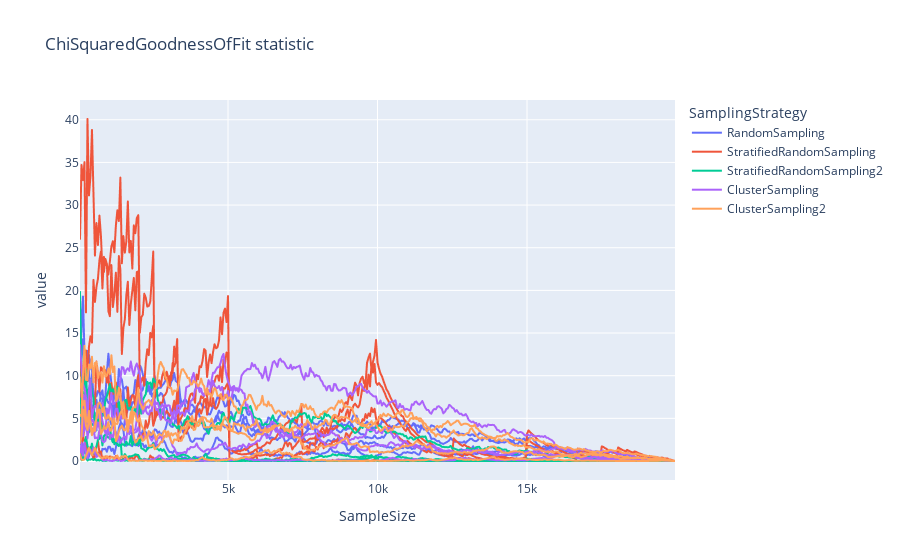
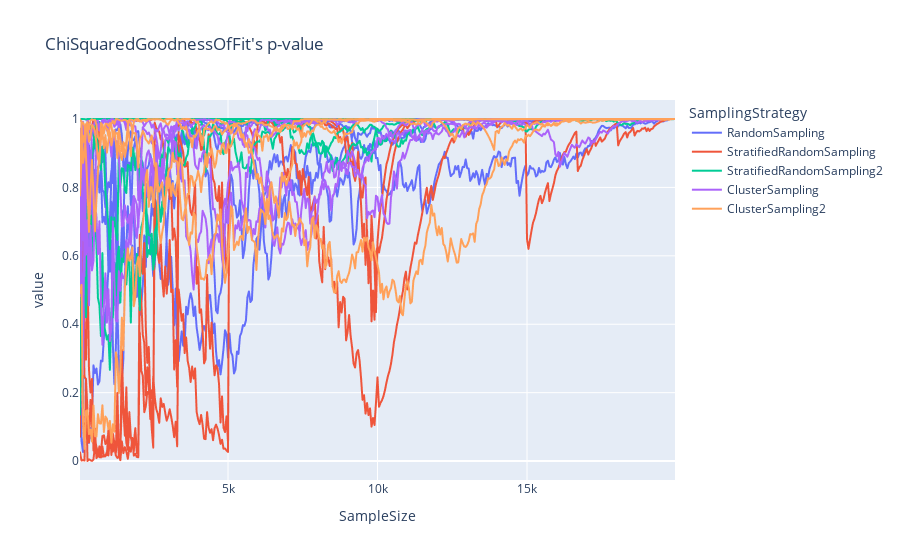
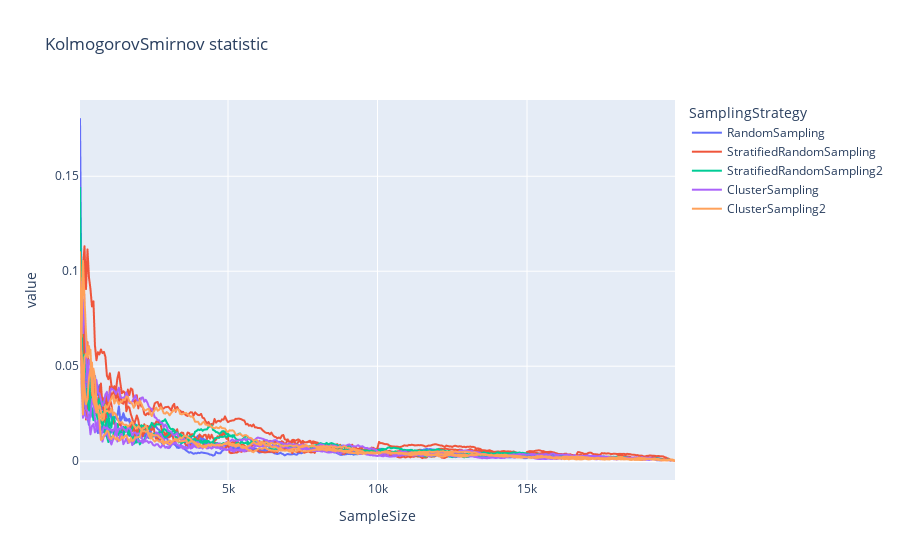
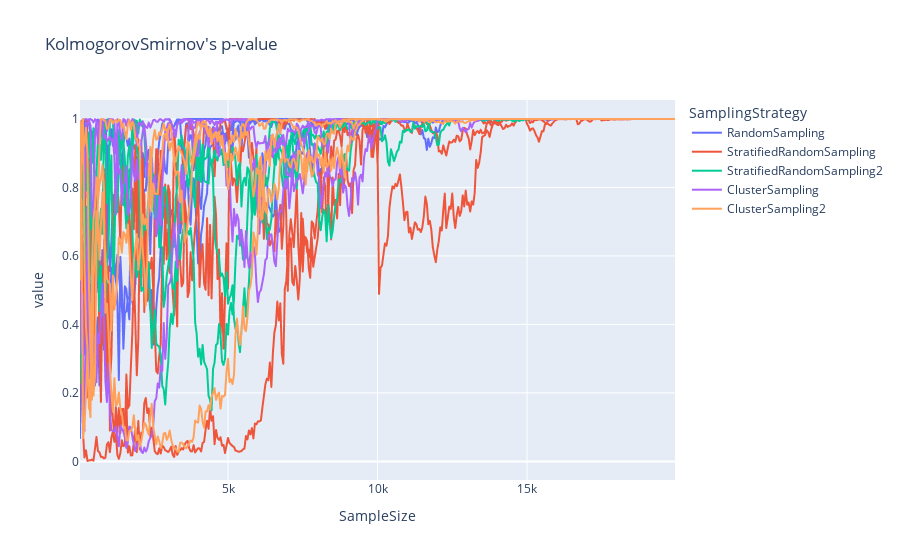

Notebook source saved alongside these figures, in order:
### Code cell
evaluation.plot()

### Figure 1 — Plotly figure (JSON) as saved in the notebook; plotly's stock layout.template omitted (floating-point values rounded to 4 significant figures; data arrays with more than 128 entries replaced by an {"elided": "..."} marker saying what was removed)
{"data": [{"hovertemplate": "SamplingStrategy=RandomSampling<br>variable=category<br>SampleSize=%{x}<br>value=%{y}<extra></extra>", "legendgroup": "RandomSampling", "line": {"color": "#636efa", "dash": "solid"}, "marker": {"symbol": "circle"}, "mode": "lines", "name": "RandomSampling", "showlegend": true, "type": "scattergl", "x": {"elided": "399 int values"}, "xaxis": "x", "y": {"elided": "399 float values"}, "yaxis": "y"}, {"hovertemplate": "SamplingStrategy=RandomSampling<br>variable=month<br>SampleSize=%{x}<br>value=%{y}<extra></extra>", "legendgroup": "RandomSampling", "line": {"color": "#636efa", "dash": "solid"}, "marker": {"symbol": "circle"}, "mode": "lines", "name": "RandomSampling", "showlegend": false, "type": "scattergl", "x": {"elided": "399 int values"}, "xaxis": "x", "y": {"elided": "399 float values"}, "yaxis": "y"}, {"hovertemplate": "SamplingStrategy=RandomSampling<br>variable=weekday<br>SampleSize=%{x}<br>value=%{y}<extra></extra>", "legendgroup": "RandomSampling", "line": {"color": "#636efa", "dash": "solid"}, "marker": {"symbol": "circle"}, "mode": "lines", "name": "RandomSampling", "showlegend": false, "type": "scattergl", "x": {"elided": "399 int values"}, "xaxis": "x", "y": {"elided": "399 float values"}, "yaxis": "y"}, {"hovertemplate": "SamplingStrategy=RandomSampling<br>variable=season<br>SampleSize=%{x}<br>value=%{y}<extra></extra>", "legendgroup": "RandomSampling", "line": {"color": "#636efa", "dash": "solid"}, "marker": {"symbol": "circle"}, "mode": "lines", "name": "RandomSampling", "showlegend": false, "type": "scattergl", "x": {"elided": "399 int values"}, "xaxis": "x", "y": {"elided": "399 float values"}, "yaxis": "y"}, {"hovertemplate": "SamplingStrategy=StratifiedRandomSampling<br>variable=category<br>SampleSize=%{x}<br>value=%{y}<extra></extra>", "legendgroup": "StratifiedRandomSampling", "line": {"color": "#EF553B", "dash": "solid"}, "marker": {"symbol": "circle"}, "mode": "lines", "name": "StratifiedRandomSampling", "showlegend": true, "type": "scattergl", "x": {"elided": "399 int values"}, "xaxis": "x", "y": {"elided": "399 float values"}, "yaxis": "y"}, {"hovertemplate": "SamplingStrategy=StratifiedRandomSampling<br>variable=month<br>SampleSize=%{x}<br>value=%{y}<extra></extra>", "legendgroup": "StratifiedRandomSampling", "line": {"color": "#EF553B", "dash": "solid"}, "marker": {"symbol": "circle"}, "mode": "lines", "name": "StratifiedRandomSampling", "showlegend": false, "type": "scattergl", "x": {"elided": "399 int values"}, "xaxis": "x", "y": {"elided": "399 float values"}, "yaxis": "y"}, {"hovertemplate": "SamplingStrategy=StratifiedRandomSampling<br>variable=weekday<br>SampleSize=%{x}<br>value=%{y}<extra></extra>", "legendgroup": "StratifiedRandomSampling", "line": {"color": "#EF553B", "dash": "solid"}, "marker": {"symbol": "circle"}, "mode": "lines", "name": "StratifiedRandomSampling", "showlegend": false, "type": "scattergl", "x": {"elided": "399 int values"}, "xaxis": "x", "y": {"elided": "399 float values"}, "yaxis": "y"}, {"hovertemplate": "SamplingStrategy=StratifiedRandomSampling<br>variable=season<br>SampleSize=%{x}<br>value=%{y}<extra></extra>", "legendgroup": "StratifiedRandomSampling", "line": {"color": "#EF553B", "dash": "solid"}, "marker": {"symbol": "circle"}, "mode": "lines", "name": "StratifiedRandomSampling", "showlegend": false, "type": "scattergl", "x": {"elided": "399 int values"}, "xaxis": "x", "y": {"elided": "399 float values"}, "yaxis": "y"}, {"hovertemplate": "SamplingStrategy=StratifiedRandomSampling2<br>variable=category<br>SampleSize=%{x}<br>value=%{y}<extra></extra>", "legendgroup": "StratifiedRandomSampling2", "line": {"color": "#00cc96", "dash": "solid"}, "marker": {"symbol": "circle"}, "mode": "lines", "name": "StratifiedRandomSampling2", "showlegend": true, "type": "scattergl", "x": {"elided": "399 int values"}, "xaxis": "x", "y": {"elided": "399 float values"}, "yaxis": "y"}, {"hovertemplate": "SamplingStrategy=StratifiedRandomSampling2<br>variable=month<br>SampleSize=%{x}<br>value=%{y}<extra></extra>", "legendgroup": "StratifiedRandomSampling2", "line": {"color": "#00cc96", "dash": "solid"}, "marker": {"symbol": "circle"}, "mode": "lines", "name": "StratifiedRandomSampling2", "showlegend": false, "type": "scattergl", "x": {"elided": "399 int values"}, "xaxis": "x", "y": {"elided": "399 float values"}, "yaxis": "y"}, {"hovertemplate": "SamplingStrategy=StratifiedRandomSampling2<br>variable=weekday<br>SampleSize=%{x}<br>value=%{y}<extra></extra>", "legendgroup": "StratifiedRandomSampling2", "line": {"color": "#00cc96", "dash": "solid"}, "marker": {"symbol": "circle"}, "mode": "lines", "name": "StratifiedRandomSampling2", "showlegend": false, "type": "scattergl", "x": {"elided": "399 int values"}, "xaxis": "x", "y": {"elided": "399 float values"}, "yaxis": "y"}, {"hovertemplate": "SamplingStrategy=StratifiedRandomSampling2<br>variable=season<br>SampleSize=%{x}<br>value=%{y}<extra></extra>", "legendgroup": "StratifiedRandomSampling2", "line": {"color": "#00cc96", "dash": "solid"}, "marker": {"symbol": "circle"}, "mode": "lines", "name": "StratifiedRandomSampling2", "showlegend": false, "type": "scattergl", "x": {"elided": "399 int values"}, "xaxis": "x", "y": {"elided": "399 float values"}, "yaxis": "y"}, {"hovertemplate": "SamplingStrategy=ClusterSampling<br>variable=category<br>SampleSize=%{x}<br>value=%{y}<extra></extra>", "legendgroup": "ClusterSampling", "line": {"color": "#ab63fa", "dash": "solid"}, "marker": {"symbol": "circle"}, "mode": "lines", "name": "ClusterSampling", "showlegend": true, "type": "scattergl", "x": {"elided": "399 int values"}, "xaxis": "x", "y": {"elided": "399 float values"}, "yaxis": "y"}, {"hovertemplate": "SamplingStrategy=ClusterSampling<br>variable=month<br>SampleSize=%{x}<br>value=%{y}<extra></extra>", "legendgroup": "ClusterSampling", "line": {"color": "#ab63fa", "dash": "solid"}, "marker": {"symbol": "circle"}, "mode": "lines", "name": "ClusterSampling", "showlegend": false, "type": "scattergl", "x": {"elided": "399 int values"}, "xaxis": "x", "y": {"elided": "399 float values"}, "yaxis": "y"}, {"hovertemplate": "SamplingStrategy=ClusterSampling<br>variable=weekday<br>SampleSize=%{x}<br>value=%{y}<extra></extra>", "legendgroup": "ClusterSampling", "line": {"color": "#ab63fa", "dash": "solid"}, "marker": {"symbol": "circle"}, "mode": "lines", "name": "ClusterSampling", "showlegend": false, "type": "scattergl", "x": {"elided": "399 int values"}, "xaxis": "x", "y": {"elided": "399 float values"}, "yaxis": "y"}, {"hovertemplate": "SamplingStrategy=ClusterSampling<br>variable=season<br>SampleSize=%{x}<br>value=%{y}<extra></extra>", "legendgroup": "ClusterSampling", "line": {"color": "#ab63fa", "dash": "solid"}, "marker": {"symbol": "circle"}, "mode": "lines", "name": "ClusterSampling", "showlegend": false, "type": "scattergl", "x": {"elided": "399 int values"}, "xaxis": "x", "y": {"elided": "399 float values"}, "yaxis": "y"}, {"hovertemplate": "SamplingStrategy=ClusterSampling2<br>variable=category<br>SampleSize=%{x}<br>value=%{y}<extra></extra>", "legendgroup": "ClusterSampling2", "line": {"color": "#FFA15A", "dash": "solid"}, "marker": {"symbol": "circle"}, "mode": "lines", "name": "ClusterSampling2", "showlegend": true, "type": "scattergl", "x": {"elided": "399 int values"}, "xaxis": "x", "y": {"elided": "399 float values"}, "yaxis": "y"}, {"hovertemplate": "SamplingStrategy=ClusterSampling2<br>variable=month<br>SampleSize=%{x}<br>value=%{y}<extra></extra>", "legendgroup": "ClusterSampling2", "line": {"color": "#FFA15A", "dash": "solid"}, "marker": {"symbol": "circle"}, "mode": "lines", "name": "ClusterSampling2", "showlegend": false, "type": "scattergl", "x": {"elided": "399 int values"}, "xaxis": "x", "y": {"elided": "399 float values"}, "yaxis": "y"}, {"hovertemplate": "SamplingStrategy=ClusterSampling2<br>variable=weekday<br>SampleSize=%{x}<br>value=%{y}<extra></extra>", "legendgroup": "ClusterSampling2", "line": {"color": "#FFA15A", "dash": "solid"}, "marker": {"symbol": "circle"}, "mode": "lines", "name": "ClusterSampling2", "showlegend": false, "type": "scattergl", "x": {"elided": "399 int values"}, "xaxis": "x", "y": {"elided": "399 float values"}, "yaxis": "y"}, {"hovertemplate": "SamplingStrategy=ClusterSampling2<br>variable=season<br>SampleSize=%{x}<br>value=%{y}<extra></extra>", "legendgroup": "ClusterSampling2", "line": {"color": "#FFA15A", "dash": "solid"}, "marker": {"symbol": "circle"}, "mode": "lines", "name": "ClusterSampling2", "showlegend": false, "type": "scattergl", "x": {"elided": "399 int values"}, "xaxis": "x", "y": {"elided": "399 float values"}, "yaxis": "y"}], "layout": {"legend": {"title": {"text": "SamplingStrategy"}, "tracegroupgap": 0}, "title": {"text": "ChiSquaredGoodnessOfFit statistic"}, "xaxis": {"anchor": "y", "domain": [0, 1], "title": {"text": "SampleSize"}}, "yaxis": {"anchor": "x", "domain": [0, 1], "title": {"text": "value"}}}}

### Figure 2 — Plotly figure (JSON) as saved in the notebook; plotly's stock layout.template omitted (floating-point values rounded to 4 significant figures; data arrays with more than 128 entries replaced by an {"elided": "..."} marker saying what was removed)
{"data": [{"hovertemplate": "SamplingStrategy=RandomSampling<br>variable=category<br>SampleSize=%{x}<br>value=%{y}<extra></extra>", "legendgroup": "RandomSampling", "line": {"color": "#636efa", "dash": "solid"}, "marker": {"symbol": "circle"}, "mode": "lines", "name": "RandomSampling", "showlegend": true, "type": "scattergl", "x": {"elided": "399 int values"}, "xaxis": "x", "y": {"elided": "399 float values"}, "yaxis": "y"}, {"hovertemplate": "SamplingStrategy=RandomSampling<br>variable=month<br>SampleSize=%{x}<br>value=%{y}<extra></extra>", "legendgroup": "RandomSampling", "line": {"color": "#636efa", "dash": "solid"}, "marker": {"symbol": "circle"}, "mode": "lines", "name": "RandomSampling", "showlegend": false, "type": "scattergl", "x": {"elided": "399 int values"}, "xaxis": "x", "y": {"elided": "399 float values"}, "yaxis": "y"}, {"hovertemplate": "SamplingStrategy=RandomSampling<br>variable=weekday<br>SampleSize=%{x}<br>value=%{y}<extra></extra>", "legendgroup": "RandomSampling", "line": {"color": "#636efa", "dash": "solid"}, "marker": {"symbol": "circle"}, "mode": "lines", "name": "RandomSampling", "showlegend": false, "type": "scattergl", "x": {"elided": "399 int values"}, "xaxis": "x", "y": {"elided": "399 float values"}, "yaxis": "y"}, {"hovertemplate": "SamplingStrategy=RandomSampling<br>variable=season<br>SampleSize=%{x}<br>value=%{y}<extra></extra>", "legendgroup": "RandomSampling", "line": {"color": "#636efa", "dash": "solid"}, "marker": {"symbol": "circle"}, "mode": "lines", "name": "RandomSampling", "showlegend": false, "type": "scattergl", "x": {"elided": "399 int values"}, "xaxis": "x", "y": {"elided": "399 float values"}, "yaxis": "y"}, {"hovertemplate": "SamplingStrategy=StratifiedRandomSampling<br>variable=category<br>SampleSize=%{x}<br>value=%{y}<extra></extra>", "legendgroup": "StratifiedRandomSampling", "line": {"color": "#EF553B", "dash": "solid"}, "marker": {"symbol": "circle"}, "mode": "lines", "name": "StratifiedRandomSampling", "showlegend": true, "type": "scattergl", "x": {"elided": "399 int values"}, "xaxis": "x", "y": {"elided": "399 float values"}, "yaxis": "y"}, {"hovertemplate": "SamplingStrategy=StratifiedRandomSampling<br>variable=month<br>SampleSize=%{x}<br>value=%{y}<extra></extra>", "legendgroup": "StratifiedRandomSampling", "line": {"color": "#EF553B", "dash": "solid"}, "marker": {"symbol": "circle"}, "mode": "lines", "name": "StratifiedRandomSampling", "showlegend": false, "type": "scattergl", "x": {"elided": "399 int values"}, "xaxis": "x", "y": {"elided": "399 float values"}, "yaxis": "y"}, {"hovertemplate": "SamplingStrategy=StratifiedRandomSampling<br>variable=weekday<br>SampleSize=%{x}<br>value=%{y}<extra></extra>", "legendgroup": "StratifiedRandomSampling", "line": {"color": "#EF553B", "dash": "solid"}, "marker": {"symbol": "circle"}, "mode": "lines", "name": "StratifiedRandomSampling", "showlegend": false, "type": "scattergl", "x": {"elided": "399 int values"}, "xaxis": "x", "y": {"elided": "399 float values"}, "yaxis": "y"}, {"hovertemplate": "SamplingStrategy=StratifiedRandomSampling<br>variable=season<br>SampleSize=%{x}<br>value=%{y}<extra></extra>", "legendgroup": "StratifiedRandomSampling", "line": {"color": "#EF553B", "dash": "solid"}, "marker": {"symbol": "circle"}, "mode": "lines", "name": "StratifiedRandomSampling", "showlegend": false, "type": "scattergl", "x": {"elided": "399 int values"}, "xaxis": "x", "y": {"elided": "399 float values"}, "yaxis": "y"}, {"hovertemplate": "SamplingStrategy=StratifiedRandomSampling2<br>variable=category<br>SampleSize=%{x}<br>value=%{y}<extra></extra>", "legendgroup": "StratifiedRandomSampling2", "line": {"color": "#00cc96", "dash": "solid"}, "marker": {"symbol": "circle"}, "mode": "lines", "name": "StratifiedRandomSampling2", "showlegend": true, "type": "scattergl", "x": {"elided": "399 int values"}, "xaxis": "x", "y": {"elided": "399 float values"}, "yaxis": "y"}, {"hovertemplate": "SamplingStrategy=StratifiedRandomSampling2<br>variable=month<br>SampleSize=%{x}<br>value=%{y}<extra></extra>", "legendgroup": "StratifiedRandomSampling2", "line": {"color": "#00cc96", "dash": "solid"}, "marker": {"symbol": "circle"}, "mode": "lines", "name": "StratifiedRandomSampling2", "showlegend": false, "type": "scattergl", "x": {"elided": "399 int values"}, "xaxis": "x", "y": {"elided": "399 float values"}, "yaxis": "y"}, {"hovertemplate": "SamplingStrategy=StratifiedRandomSampling2<br>variable=weekday<br>SampleSize=%{x}<br>value=%{y}<extra></extra>", "legendgroup": "StratifiedRandomSampling2", "line": {"color": "#00cc96", "dash": "solid"}, "marker": {"symbol": "circle"}, "mode": "lines", "name": "StratifiedRandomSampling2", "showlegend": false, "type": "scattergl", "x": {"elided": "399 int values"}, "xaxis": "x", "y": {"elided": "399 float values"}, "yaxis": "y"}, {"hovertemplate": "SamplingStrategy=StratifiedRandomSampling2<br>variable=season<br>SampleSize=%{x}<br>value=%{y}<extra></extra>", "legendgroup": "StratifiedRandomSampling2", "line": {"color": "#00cc96", "dash": "solid"}, "marker": {"symbol": "circle"}, "mode": "lines", "name": "StratifiedRandomSampling2", "showlegend": false, "type": "scattergl", "x": {"elided": "399 int values"}, "xaxis": "x", "y": {"elided": "399 float values"}, "yaxis": "y"}, {"hovertemplate": "SamplingStrategy=ClusterSampling<br>variable=category<br>SampleSize=%{x}<br>value=%{y}<extra></extra>", "legendgroup": "ClusterSampling", "line": {"color": "#ab63fa", "dash": "solid"}, "marker": {"symbol": "circle"}, "mode": "lines", "name": "ClusterSampling", "showlegend": true, "type": "scattergl", "x": {"elided": "399 int values"}, "xaxis": "x", "y": {"elided": "399 float values"}, "yaxis": "y"}, {"hovertemplate": "SamplingStrategy=ClusterSampling<br>variable=month<br>SampleSize=%{x}<br>value=%{y}<extra></extra>", "legendgroup": "ClusterSampling", "line": {"color": "#ab63fa", "dash": "solid"}, "marker": {"symbol": "circle"}, "mode": "lines", "name": "ClusterSampling", "showlegend": false, "type": "scattergl", "x": {"elided": "399 int values"}, "xaxis": "x", "y": {"elided": "399 float values"}, "yaxis": "y"}, {"hovertemplate": "SamplingStrategy=ClusterSampling<br>variable=weekday<br>SampleSize=%{x}<br>value=%{y}<extra></extra>", "legendgroup": "ClusterSampling", "line": {"color": "#ab63fa", "dash": "solid"}, "marker": {"symbol": "circle"}, "mode": "lines", "name": "ClusterSampling", "showlegend": false, "type": "scattergl", "x": {"elided": "399 int values"}, "xaxis": "x", "y": {"elided": "399 float values"}, "yaxis": "y"}, {"hovertemplate": "SamplingStrategy=ClusterSampling<br>variable=season<br>SampleSize=%{x}<br>value=%{y}<extra></extra>", "legendgroup": "ClusterSampling", "line": {"color": "#ab63fa", "dash": "solid"}, "marker": {"symbol": "circle"}, "mode": "lines", "name": "ClusterSampling", "showlegend": false, "type": "scattergl", "x": {"elided": "399 int values"}, "xaxis": "x", "y": {"elided": "399 float values"}, "yaxis": "y"}, {"hovertemplate": "SamplingStrategy=ClusterSampling2<br>variable=category<br>SampleSize=%{x}<br>value=%{y}<extra></extra>", "legendgroup": "ClusterSampling2", "line": {"color": "#FFA15A", "dash": "solid"}, "marker": {"symbol": "circle"}, "mode": "lines", "name": "ClusterSampling2", "showlegend": true, "type": "scattergl", "x": {"elided": "399 int values"}, "xaxis": "x", "y": {"elided": "399 float values"}, "yaxis": "y"}, {"hovertemplate": "SamplingStrategy=ClusterSampling2<br>variable=month<br>SampleSize=%{x}<br>value=%{y}<extra></extra>", "legendgroup": "ClusterSampling2", "line": {"color": "#FFA15A", "dash": "solid"}, "marker": {"symbol": "circle"}, "mode": "lines", "name": "ClusterSampling2", "showlegend": false, "type": "scattergl", "x": {"elided": "399 int values"}, "xaxis": "x", "y": {"elided": "399 float values"}, "yaxis": "y"}, {"hovertemplate": "SamplingStrategy=ClusterSampling2<br>variable=weekday<br>SampleSize=%{x}<br>value=%{y}<extra></extra>", "legendgroup": "ClusterSampling2", "line": {"color": "#FFA15A", "dash": "solid"}, "marker": {"symbol": "circle"}, "mode": "lines", "name": "ClusterSampling2", "showlegend": false, "type": "scattergl", "x": {"elided": "399 int values"}, "xaxis": "x", "y": {"elided": "399 float values"}, "yaxis": "y"}, {"hovertemplate": "SamplingStrategy=ClusterSampling2<br>variable=season<br>SampleSize=%{x}<br>value=%{y}<extra></extra>", "legendgroup": "ClusterSampling2", "line": {"color": "#FFA15A", "dash": "solid"}, "marker": {"symbol": "circle"}, "mode": "lines", "name": "ClusterSampling2", "showlegend": false, "type": "scattergl", "x": {"elided": "399 int values"}, "xaxis": "x", "y": {"elided": "399 float values"}, "yaxis": "y"}], "layout": {"legend": {"title": {"text": "SamplingStrategy"}, "tracegroupgap": 0}, "title": {"text": "ChiSquaredGoodnessOfFit's p-value"}, "xaxis": {"anchor": "y", "domain": [0, 1], "title": {"text": "SampleSize"}}, "yaxis": {"anchor": "x", "domain": [0, 1], "title": {"text": "value"}}}}

### Figure 3 — Plotly figure (JSON) as saved in the notebook; plotly's stock layout.template omitted (floating-point values rounded to 4 significant figures; data arrays with more than 128 entries replaced by an {"elided": "..."} marker saying what was removed)
{"data": [{"hovertemplate": "SamplingStrategy=RandomSampling<br>variable=amount<br>SampleSize=%{x}<br>value=%{y}<extra></extra>", "legendgroup": "RandomSampling", "line": {"color": "#636efa", "dash": "solid"}, "marker": {"symbol": "circle"}, "mode": "lines", "name": "RandomSampling", "showlegend": true, "type": "scattergl", "x": {"elided": "399 int values"}, "xaxis": "x", "y": {"elided": "399 float values"}, "yaxis": "y"}, {"hovertemplate": "SamplingStrategy=RandomSampling<br>variable=day<br>SampleSize=%{x}<br>value=%{y}<extra></extra>", "legendgroup": "RandomSampling", "line": {"color": "#636efa", "dash": "solid"}, "marker": {"symbol": "circle"}, "mode": "lines", "name": "RandomSampling", "showlegend": false, "type": "scattergl", "x": {"elided": "399 int values"}, "xaxis": "x", "y": {"elided": "399 float values"}, "yaxis": "y"}, {"hovertemplate": "SamplingStrategy=RandomSampling<br>variable=hour<br>SampleSize=%{x}<br>value=%{y}<extra></extra>", "legendgroup": "RandomSampling", "line": {"color": "#636efa", "dash": "solid"}, "marker": {"symbol": "circle"}, "mode": "lines", "name": "RandomSampling", "showlegend": false, "type": "scattergl", "x": {"elided": "399 int values"}, "xaxis": "x", "y": {"elided": "399 float values"}, "yaxis": "y"}, {"hovertemplate": "SamplingStrategy=StratifiedRandomSampling<br>variable=amount<br>SampleSize=%{x}<br>value=%{y}<extra></extra>", "legendgroup": "StratifiedRandomSampling", "line": {"color": "#EF553B", "dash": "solid"}, "marker": {"symbol": "circle"}, "mode": "lines", "name": "StratifiedRandomSampling", "showlegend": true, "type": "scattergl", "x": {"elided": "399 int values"}, "xaxis": "x", "y": {"elided": "399 float values"}, "yaxis": "y"}, {"hovertemplate": "SamplingStrategy=StratifiedRandomSampling<br>variable=day<br>SampleSize=%{x}<br>value=%{y}<extra></extra>", "legendgroup": "StratifiedRandomSampling", "line": {"color": "#EF553B", "dash": "solid"}, "marker": {"symbol": "circle"}, "mode": "lines", "name": "StratifiedRandomSampling", "showlegend": false, "type": "scattergl", "x": {"elided": "399 int values"}, "xaxis": "x", "y": {"elided": "399 float values"}, "yaxis": "y"}, {"hovertemplate": "SamplingStrategy=StratifiedRandomSampling<br>variable=hour<br>SampleSize=%{x}<br>value=%{y}<extra></extra>", "legendgroup": "StratifiedRandomSampling", "line": {"color": "#EF553B", "dash": "solid"}, "marker": {"symbol": "circle"}, "mode": "lines", "name": "StratifiedRandomSampling", "showlegend": false, "type": "scattergl", "x": {"elided": "399 int values"}, "xaxis": "x", "y": {"elided": "399 float values"}, "yaxis": "y"}, {"hovertemplate": "SamplingStrategy=StratifiedRandomSampling2<br>variable=amount<br>SampleSize=%{x}<br>value=%{y}<extra></extra>", "legendgroup": "StratifiedRandomSampling2", "line": {"color": "#00cc96", "dash": "solid"}, "marker": {"symbol": "circle"}, "mode": "lines", "name": "StratifiedRandomSampling2", "showlegend": true, "type": "scattergl", "x": {"elided": "399 int values"}, "xaxis": "x", "y": {"elided": "399 float values"}, "yaxis": "y"}, {"hovertemplate": "SamplingStrategy=StratifiedRandomSampling2<br>variable=day<br>SampleSize=%{x}<br>value=%{y}<extra></extra>", "legendgroup": "StratifiedRandomSampling2", "line": {"color": "#00cc96", "dash": "solid"}, "marker": {"symbol": "circle"}, "mode": "lines", "name": "StratifiedRandomSampling2", "showlegend": false, "type": "scattergl", "x": {"elided": "399 int values"}, "xaxis": "x", "y": {"elided": "399 float values"}, "yaxis": "y"}, {"hovertemplate": "SamplingStrategy=StratifiedRandomSampling2<br>variable=hour<br>SampleSize=%{x}<br>value=%{y}<extra></extra>", "legendgroup": "StratifiedRandomSampling2", "line": {"color": "#00cc96", "dash": "solid"}, "marker": {"symbol": "circle"}, "mode": "lines", "name": "StratifiedRandomSampling2", "showlegend": false, "type": "scattergl", "x": {"elided": "399 int values"}, "xaxis": "x", "y": {"elided": "399 float values"}, "yaxis": "y"}, {"hovertemplate": "SamplingStrategy=ClusterSampling<br>variable=amount<br>SampleSize=%{x}<br>value=%{y}<extra></extra>", "legendgroup": "ClusterSampling", "line": {"color": "#ab63fa", "dash": "solid"}, "marker": {"symbol": "circle"}, "mode": "lines", "name": "ClusterSampling", "showlegend": true, "type": "scattergl", "x": {"elided": "399 int values"}, "xaxis": "x", "y": {"elided": "399 float values"}, "yaxis": "y"}, {"hovertemplate": "SamplingStrategy=ClusterSampling<br>variable=day<br>SampleSize=%{x}<br>value=%{y}<extra></extra>", "legendgroup": "ClusterSampling", "line": {"color": "#ab63fa", "dash": "solid"}, "marker": {"symbol": "circle"}, "mode": "lines", "name": "ClusterSampling", "showlegend": false, "type": "scattergl", "x": {"elided": "399 int values"}, "xaxis": "x", "y": {"elided": "399 float values"}, "yaxis": "y"}, {"hovertemplate": "SamplingStrategy=ClusterSampling<br>variable=hour<br>SampleSize=%{x}<br>value=%{y}<extra></extra>", "legendgroup": "ClusterSampling", "line": {"color": "#ab63fa", "dash": "solid"}, "marker": {"symbol": "circle"}, "mode": "lines", "name": "ClusterSampling", "showlegend": false, "type": "scattergl", "x": {"elided": "399 int values"}, "xaxis": "x", "y": {"elided": "399 float values"}, "yaxis": "y"}, {"hovertemplate": "SamplingStrategy=ClusterSampling2<br>variable=amount<br>SampleSize=%{x}<br>value=%{y}<extra></extra>", "legendgroup": "ClusterSampling2", "line": {"color": "#FFA15A", "dash": "solid"}, "marker": {"symbol": "circle"}, "mode": "lines", "name": "ClusterSampling2", "showlegend": true, "type": "scattergl", "x": {"elided": "399 int values"}, "xaxis": "x", "y": {"elided": "399 float values"}, "yaxis": "y"}, {"hovertemplate": "SamplingStrategy=ClusterSampling2<br>variable=day<br>SampleSize=%{x}<br>value=%{y}<extra></extra>", "legendgroup": "ClusterSampling2", "line": {"color": "#FFA15A", "dash": "solid"}, "marker": {"symbol": "circle"}, "mode": "lines", "name": "ClusterSampling2", "showlegend": false, "type": "scattergl", "x": {"elided": "399 int values"}, "xaxis": "x", "y": {"elided": "399 float values"}, "yaxis": "y"}, {"hovertemplate": "SamplingStrategy=ClusterSampling2<br>variable=hour<br>SampleSize=%{x}<br>value=%{y}<extra></extra>", "legendgroup": "ClusterSampling2", "line": {"color": "#FFA15A", "dash": "solid"}, "marker": {"symbol": "circle"}, "mode": "lines", "name": "ClusterSampling2", "showlegend": false, "type": "scattergl", "x": {"elided": "399 int values"}, "xaxis": "x", "y": {"elided": "399 float values"}, "yaxis": "y"}], "layout": {"legend": {"title": {"text": "SamplingStrategy"}, "tracegroupgap": 0}, "title": {"text": "KolmogorovSmirnov statistic"}, "xaxis": {"anchor": "y", "domain": [0, 1], "title": {"text": "SampleSize"}}, "yaxis": {"anchor": "x", "domain": [0, 1], "title": {"text": "value"}}}}

### Figure 4 — Plotly figure (JSON) as saved in the notebook; plotly's stock layout.template omitted (floating-point values rounded to 4 significant figures; data arrays with more than 128 entries replaced by an {"elided": "..."} marker saying what was removed)
{"data": [{"hovertemplate": "SamplingStrategy=RandomSampling<br>variable=amount<br>SampleSize=%{x}<br>value=%{y}<extra></extra>", "legendgroup": "RandomSampling", "line": {"color": "#636efa", "dash": "solid"}, "marker": {"symbol": "circle"}, "mode": "lines", "name": "RandomSampling", "showlegend": true, "type": "scattergl", "x": {"elided": "399 int values"}, "xaxis": "x", "y": {"elided": "399 float values"}, "yaxis": "y"}, {"hovertemplate": "SamplingStrategy=RandomSampling<br>variable=day<br>SampleSize=%{x}<br>value=%{y}<extra></extra>", "legendgroup": "RandomSampling", "line": {"color": "#636efa", "dash": "solid"}, "marker": {"symbol": "circle"}, "mode": "lines", "name": "RandomSampling", "showlegend": false, "type": "scattergl", "x": {"elided": "399 int values"}, "xaxis": "x", "y": {"elided": "399 float values"}, "yaxis": "y"}, {"hovertemplate": "SamplingStrategy=RandomSampling<br>variable=hour<br>SampleSize=%{x}<br>value=%{y}<extra></extra>", "legendgroup": "RandomSampling", "line": {"color": "#636efa", "dash": "solid"}, "marker": {"symbol": "circle"}, "mode": "lines", "name": "RandomSampling", "showlegend": false, "type": "scattergl", "x": {"elided": "399 int values"}, "xaxis": "x", "y": {"elided": "399 float values"}, "yaxis": "y"}, {"hovertemplate": "SamplingStrategy=StratifiedRandomSampling<br>variable=amount<br>SampleSize=%{x}<br>value=%{y}<extra></extra>", "legendgroup": "StratifiedRandomSampling", "line": {"color": "#EF553B", "dash": "solid"}, "marker": {"symbol": "circle"}, "mode": "lines", "name": "StratifiedRandomSampling", "showlegend": true, "type": "scattergl", "x": {"elided": "399 int values"}, "xaxis": "x", "y": {"elided": "399 float values"}, "yaxis": "y"}, {"hovertemplate": "SamplingStrategy=StratifiedRandomSampling<br>variable=day<br>SampleSize=%{x}<br>value=%{y}<extra></extra>", "legendgroup": "StratifiedRandomSampling", "line": {"color": "#EF553B", "dash": "solid"}, "marker": {"symbol": "circle"}, "mode": "lines", "name": "StratifiedRandomSampling", "showlegend": false, "type": "scattergl", "x": {"elided": "399 int values"}, "xaxis": "x", "y": {"elided": "399 float values"}, "yaxis": "y"}, {"hovertemplate": "SamplingStrategy=StratifiedRandomSampling<br>variable=hour<br>SampleSize=%{x}<br>value=%{y}<extra></extra>", "legendgroup": "StratifiedRandomSampling", "line": {"color": "#EF553B", "dash": "solid"}, "marker": {"symbol": "circle"}, "mode": "lines", "name": "StratifiedRandomSampling", "showlegend": false, "type": "scattergl", "x": {"elided": "399 int values"}, "xaxis": "x", "y": {"elided": "399 float values"}, "yaxis": "y"}, {"hovertemplate": "SamplingStrategy=StratifiedRandomSampling2<br>variable=amount<br>SampleSize=%{x}<br>value=%{y}<extra></extra>", "legendgroup": "StratifiedRandomSampling2", "line": {"color": "#00cc96", "dash": "solid"}, "marker": {"symbol": "circle"}, "mode": "lines", "name": "StratifiedRandomSampling2", "showlegend": true, "type": "scattergl", "x": {"elided": "399 int values"}, "xaxis": "x", "y": {"elided": "399 float values"}, "yaxis": "y"}, {"hovertemplate": "SamplingStrategy=StratifiedRandomSampling2<br>variable=day<br>SampleSize=%{x}<br>value=%{y}<extra></extra>", "legendgroup": "StratifiedRandomSampling2", "line": {"color": "#00cc96", "dash": "solid"}, "marker": {"symbol": "circle"}, "mode": "lines", "name": "StratifiedRandomSampling2", "showlegend": false, "type": "scattergl", "x": {"elided": "399 int values"}, "xaxis": "x", "y": {"elided": "399 float values"}, "yaxis": "y"}, {"hovertemplate": "SamplingStrategy=StratifiedRandomSampling2<br>variable=hour<br>SampleSize=%{x}<br>value=%{y}<extra></extra>", "legendgroup": "StratifiedRandomSampling2", "line": {"color": "#00cc96", "dash": "solid"}, "marker": {"symbol": "circle"}, "mode": "lines", "name": "StratifiedRandomSampling2", "showlegend": false, "type": "scattergl", "x": {"elided": "399 int values"}, "xaxis": "x", "y": {"elided": "399 float values"}, "yaxis": "y"}, {"hovertemplate": "SamplingStrategy=ClusterSampling<br>variable=amount<br>SampleSize=%{x}<br>value=%{y}<extra></extra>", "legendgroup": "ClusterSampling", "line": {"color": "#ab63fa", "dash": "solid"}, "marker": {"symbol": "circle"}, "mode": "lines", "name": "ClusterSampling", "showlegend": true, "type": "scattergl", "x": {"elided": "399 int values"}, "xaxis": "x", "y": {"elided": "399 float values"}, "yaxis": "y"}, {"hovertemplate": "SamplingStrategy=ClusterSampling<br>variable=day<br>SampleSize=%{x}<br>value=%{y}<extra></extra>", "legendgroup": "ClusterSampling", "line": {"color": "#ab63fa", "dash": "solid"}, "marker": {"symbol": "circle"}, "mode": "lines", "name": "ClusterSampling", "showlegend": false, "type": "scattergl", "x": {"elided": "399 int values"}, "xaxis": "x", "y": {"elided": "399 float values"}, "yaxis": "y"}, {"hovertemplate": "SamplingStrategy=ClusterSampling<br>variable=hour<br>SampleSize=%{x}<br>value=%{y}<extra></extra>", "legendgroup": "ClusterSampling", "line": {"color": "#ab63fa", "dash": "solid"}, "marker": {"symbol": "circle"}, "mode": "lines", "name": "ClusterSampling", "showlegend": false, "type": "scattergl", "x": {"elided": "399 int values"}, "xaxis": "x", "y": {"elided": "399 float values"}, "yaxis": "y"}, {"hovertemplate": "SamplingStrategy=ClusterSampling2<br>variable=amount<br>SampleSize=%{x}<br>value=%{y}<extra></extra>", "legendgroup": "ClusterSampling2", "line": {"color": "#FFA15A", "dash": "solid"}, "marker": {"symbol": "circle"}, "mode": "lines", "name": "ClusterSampling2", "showlegend": true, "type": "scattergl", "x": {"elided": "399 int values"}, "xaxis": "x", "y": {"elided": "399 float values"}, "yaxis": "y"}, {"hovertemplate": "SamplingStrategy=ClusterSampling2<br>variable=day<br>SampleSize=%{x}<br>value=%{y}<extra></extra>", "legendgroup": "ClusterSampling2", "line": {"color": "#FFA15A", "dash": "solid"}, "marker": {"symbol": "circle"}, "mode": "lines", "name": "ClusterSampling2", "showlegend": false, "type": "scattergl", "x": {"elided": "399 int values"}, "xaxis": "x", "y": {"elided": "399 float values"}, "yaxis": "y"}, {"hovertemplate": "SamplingStrategy=ClusterSampling2<br>variable=hour<br>SampleSize=%{x}<br>value=%{y}<extra></extra>", "legendgroup": "ClusterSampling2", "line": {"color": "#FFA15A", "dash": "solid"}, "marker": {"symbol": "circle"}, "mode": "lines", "name": "ClusterSampling2", "showlegend": false, "type": "scattergl", "x": {"elided": "399 int values"}, "xaxis": "x", "y": {"elided": "399 float values"}, "yaxis": "y"}], "layout": {"legend": {"title": {"text": "SamplingStrategy"}, "tracegroupgap": 0}, "title": {"text": "KolmogorovSmirnov's p-value"}, "xaxis": {"anchor": "y", "domain": [0, 1], "title": {"text": "SampleSize"}}, "yaxis": {"anchor": "x", "domain": [0, 1], "title": {"text": "value"}}}}
